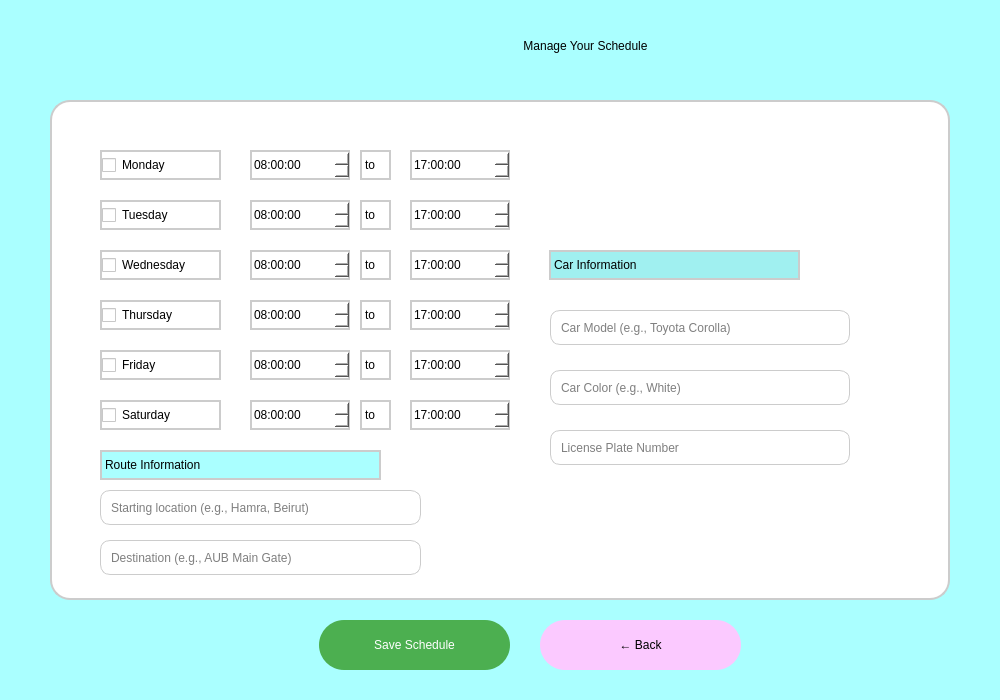
<?xml version="1.0" encoding="UTF-8"?>
<ui version="4.0">
 <class>Dialog</class>
 <widget class="QDialog" name="Dialog">
  <property name="geometry">
   <rect>
    <x>0</x>
    <y>0</y>
    <width>1000</width>
    <height>700</height>
   </rect>
  </property>
  <property name="windowTitle">
   <string>AUBus - Manage Driver Schedule</string>
  </property>
  <property name="styleSheet">
   <string notr="true">background-color: rgb(170, 255, 255);</string>
  </property>
  <widget class="QLabel" name="headerLabel">
   <property name="geometry">
    <rect>
     <x>300</x>
     <y>20</y>
     <width>571</width>
     <height>51</height>
    </rect>
   </property>
   <property name="styleSheet">
    <string notr="true">font: 63 24pt &quot;Sitka Heading Semibold&quot;; color: black;</string>
   </property>
   <property name="text">
    <string>Manage Your Schedule</string>
   </property>
   <property name="alignment">
    <set>Qt::AlignCenter</set>
   </property>
  </widget>
  <widget class="QWidget" name="scheduleCard" native="true">
   <property name="geometry">
    <rect>
     <x>50</x>
     <y>100</y>
     <width>900</width>
     <height>500</height>
    </rect>
   </property>
   <property name="styleSheet">
    <string notr="true">
     background-color: white;
     border-radius: 20px;
     border: 2px solid #cccccc;
    </string>
   </property>
   <widget class="QCheckBox" name="mondayCheck">
    <property name="geometry">
     <rect>
      <x>50</x>
      <y>50</y>
      <width>121</width>
      <height>30</height>
     </rect>
    </property>
    <property name="styleSheet">
     <string notr="true">font: 63 10pt &quot;Sitka Heading Semibold&quot;;</string>
    </property>
    <property name="text">
     <string>Monday</string>
    </property>
   </widget>
   <widget class="QTimeEdit" name="mondayStart">
    <property name="geometry">
     <rect>
      <x>200</x>
      <y>50</y>
      <width>100</width>
      <height>30</height>
     </rect>
    </property>
    <property name="styleSheet">
     <string notr="true">font: 63 10pt &quot;Sitka Heading Semibold&quot;;</string>
    </property>
    <property name="time">
     <time>
      <hour>8</hour>
      <minute>0</minute>
      <second>0</second>
     </time>
    </property>
   </widget>
   <widget class="QLabel" name="label">
    <property name="geometry">
     <rect>
      <x>310</x>
      <y>50</y>
      <width>31</width>
      <height>30</height>
     </rect>
    </property>
    <property name="styleSheet">
     <string notr="true">font: 63 12pt &quot;Sitka Heading Semibold&quot;;</string>
    </property>
    <property name="text">
     <string>to</string>
    </property>
   </widget>
   <widget class="QTimeEdit" name="mondayEnd">
    <property name="geometry">
     <rect>
      <x>360</x>
      <y>50</y>
      <width>100</width>
      <height>30</height>
     </rect>
    </property>
    <property name="styleSheet">
     <string notr="true">font: 63 10pt &quot;Sitka Heading Semibold&quot;;</string>
    </property>
    <property name="time">
     <time>
      <hour>17</hour>
      <minute>0</minute>
      <second>0</second>
     </time>
    </property>
   </widget>
   <widget class="QCheckBox" name="tuesdayCheck">
    <property name="geometry">
     <rect>
      <x>50</x>
      <y>100</y>
      <width>121</width>
      <height>30</height>
     </rect>
    </property>
    <property name="styleSheet">
     <string notr="true">font: 63 10pt &quot;Sitka Heading Semibold&quot;;</string>
    </property>
    <property name="text">
     <string>Tuesday</string>
    </property>
   </widget>
   <widget class="QTimeEdit" name="tuesdayStart">
    <property name="geometry">
     <rect>
      <x>200</x>
      <y>100</y>
      <width>100</width>
      <height>30</height>
     </rect>
    </property>
    <property name="time">
     <time>
      <hour>8</hour>
      <minute>0</minute>
      <second>0</second>
     </time>
    </property>
   </widget>
   <widget class="QLabel" name="label_2">
    <property name="geometry">
     <rect>
      <x>310</x>
      <y>100</y>
      <width>31</width>
      <height>30</height>
     </rect>
    </property>
    <property name="styleSheet">
     <string notr="true">font: 63 12pt &quot;Sitka Heading Semibold&quot;;</string>
    </property>
    <property name="text">
     <string>to</string>
    </property>
   </widget>
   <widget class="QTimeEdit" name="tuesdayEnd">
    <property name="geometry">
     <rect>
      <x>360</x>
      <y>100</y>
      <width>100</width>
      <height>30</height>
     </rect>
    </property>
    <property name="time">
     <time>
      <hour>17</hour>
      <minute>0</minute>
      <second>0</second>
     </time>
    </property>
   </widget>
   <widget class="QCheckBox" name="wednesdayCheck">
    <property name="geometry">
     <rect>
      <x>50</x>
      <y>150</y>
      <width>121</width>
      <height>30</height>
     </rect>
    </property>
    <property name="styleSheet">
     <string notr="true">font: 63 10pt &quot;Sitka Heading Semibold&quot;;</string>
    </property>
    <property name="text">
     <string>Wednesday</string>
    </property>
   </widget>
   <widget class="QTimeEdit" name="wednesdayStart">
    <property name="geometry">
     <rect>
      <x>200</x>
      <y>150</y>
      <width>100</width>
      <height>30</height>
     </rect>
    </property>
    <property name="time">
     <time>
      <hour>8</hour>
      <minute>0</minute>
      <second>0</second>
     </time>
    </property>
   </widget>
   <widget class="QLabel" name="label_3">
    <property name="geometry">
     <rect>
      <x>310</x>
      <y>150</y>
      <width>31</width>
      <height>30</height>
     </rect>
    </property>
    <property name="styleSheet">
     <string notr="true">font: 63 12pt &quot;Sitka Heading Semibold&quot;;</string>
    </property>
    <property name="text">
     <string>to</string>
    </property>
   </widget>
   <widget class="QTimeEdit" name="wednesdayEnd">
    <property name="geometry">
     <rect>
      <x>360</x>
      <y>150</y>
      <width>100</width>
      <height>30</height>
     </rect>
    </property>
    <property name="time">
     <time>
      <hour>17</hour>
      <minute>0</minute>
      <second>0</second>
     </time>
    </property>
   </widget>
   <widget class="QCheckBox" name="thursdayCheck">
    <property name="geometry">
     <rect>
      <x>50</x>
      <y>200</y>
      <width>121</width>
      <height>30</height>
     </rect>
    </property>
    <property name="styleSheet">
     <string notr="true">font: 63 10pt &quot;Sitka Heading Semibold&quot;;</string>
    </property>
    <property name="text">
     <string>Thursday</string>
    </property>
   </widget>
   <widget class="QTimeEdit" name="thursdayStart">
    <property name="geometry">
     <rect>
      <x>200</x>
      <y>200</y>
      <width>100</width>
      <height>30</height>
     </rect>
    </property>
    <property name="time">
     <time>
      <hour>8</hour>
      <minute>0</minute>
      <second>0</second>
     </time>
    </property>
   </widget>
   <widget class="QLabel" name="label_4">
    <property name="geometry">
     <rect>
      <x>310</x>
      <y>200</y>
      <width>31</width>
      <height>30</height>
     </rect>
    </property>
    <property name="styleSheet">
     <string notr="true">font: 63 12pt &quot;Sitka Heading Semibold&quot;;</string>
    </property>
    <property name="text">
     <string>to</string>
    </property>
   </widget>
   <widget class="QTimeEdit" name="thursdayEnd">
    <property name="geometry">
     <rect>
      <x>360</x>
      <y>200</y>
      <width>100</width>
      <height>30</height>
     </rect>
    </property>
    <property name="time">
     <time>
      <hour>17</hour>
      <minute>0</minute>
      <second>0</second>
     </time>
    </property>
   </widget>
   <widget class="QCheckBox" name="fridayCheck">
    <property name="geometry">
     <rect>
      <x>50</x>
      <y>250</y>
      <width>121</width>
      <height>30</height>
     </rect>
    </property>
    <property name="styleSheet">
     <string notr="true">font: 63 10pt &quot;Sitka Heading Semibold&quot;;</string>
    </property>
    <property name="text">
     <string>Friday</string>
    </property>
   </widget>
   <widget class="QTimeEdit" name="fridayStart">
    <property name="geometry">
     <rect>
      <x>200</x>
      <y>250</y>
      <width>100</width>
      <height>30</height>
     </rect>
    </property>
    <property name="time">
     <time>
      <hour>8</hour>
      <minute>0</minute>
      <second>0</second>
     </time>
    </property>
   </widget>
   <widget class="QLabel" name="label_5">
    <property name="geometry">
     <rect>
      <x>310</x>
      <y>250</y>
      <width>31</width>
      <height>30</height>
     </rect>
    </property>
    <property name="styleSheet">
     <string notr="true">font: 63 12pt &quot;Sitka Heading Semibold&quot;;</string>
    </property>
    <property name="text">
     <string>to</string>
    </property>
   </widget>
   <widget class="QTimeEdit" name="fridayEnd">
    <property name="geometry">
     <rect>
      <x>360</x>
      <y>250</y>
      <width>100</width>
      <height>30</height>
     </rect>
    </property>
    <property name="time">
     <time>
      <hour>17</hour>
      <minute>0</minute>
      <second>0</second>
     </time>
    </property>
   </widget>
   <widget class="QCheckBox" name="saturdayCheck">
    <property name="geometry">
     <rect>
      <x>50</x>
      <y>300</y>
      <width>121</width>
      <height>30</height>
     </rect>
    </property>
    <property name="styleSheet">
     <string notr="true">font: 63 10pt &quot;Sitka Heading Semibold&quot;;</string>
    </property>
    <property name="text">
     <string>Saturday</string>
    </property>
   </widget>
   <widget class="QTimeEdit" name="saturdayStart">
    <property name="geometry">
     <rect>
      <x>200</x>
      <y>300</y>
      <width>100</width>
      <height>30</height>
     </rect>
    </property>
    <property name="time">
     <time>
      <hour>8</hour>
      <minute>0</minute>
      <second>0</second>
     </time>
    </property>
   </widget>
   <widget class="QLabel" name="label_6">
    <property name="geometry">
     <rect>
      <x>310</x>
      <y>300</y>
      <width>31</width>
      <height>30</height>
     </rect>
    </property>
    <property name="styleSheet">
     <string notr="true">font: 63 12pt &quot;Sitka Heading Semibold&quot;;</string>
    </property>
    <property name="text">
     <string>to</string>
    </property>
   </widget>
   <widget class="QTimeEdit" name="saturdayEnd">
    <property name="geometry">
     <rect>
      <x>360</x>
      <y>300</y>
      <width>100</width>
      <height>30</height>
     </rect>
    </property>
    <property name="time">
     <time>
      <hour>17</hour>
      <minute>0</minute>
      <second>0</second>
     </time>
    </property>
   </widget>
   <widget class="QLabel" name="routeLabel">
    <property name="geometry">
     <rect>
      <x>50</x>
      <y>350</y>
      <width>281</width>
      <height>30</height>
     </rect>
    </property>
    <property name="styleSheet">
     <string notr="true">font: 63 14pt &quot;Sitka Heading Semibold&quot;;
background-color: rgb(170, 255, 255);</string>
    </property>
    <property name="text">
     <string>Route Information</string>
    </property>
   </widget>
   <widget class="QLineEdit" name="startLocation">
    <property name="geometry">
     <rect>
      <x>50</x>
      <y>390</y>
      <width>321</width>
      <height>35</height>
     </rect>
    </property>
    <property name="styleSheet">
     <string notr="true">
      font: 63 8pt &quot;Sitka Heading Semibold&quot;;
      border-radius: 10px;
      padding: 8px;
      border: 1px solid #cccccc;
     </string>
    </property>
    <property name="placeholderText">
     <string>Starting location (e.g., Hamra, Beirut)</string>
    </property>
   </widget>
   <widget class="QLineEdit" name="endLocation">
    <property name="geometry">
     <rect>
      <x>50</x>
      <y>440</y>
      <width>321</width>
      <height>35</height>
     </rect>
    </property>
    <property name="styleSheet">
     <string notr="true">
      font: 63 8pt &quot;Sitka Heading Semibold&quot;;
      border-radius: 10px;
      padding: 8px;
      border: 1px solid #cccccc;
     </string>
    </property>
    <property name="placeholderText">
     <string>Destination (e.g., AUB Main Gate)</string>
    </property>
   </widget>
   <widget class="QLabel" name="carLabel">
    <property name="geometry">
     <rect>
      <x>499</x>
      <y>150</y>
      <width>251</width>
      <height>30</height>
     </rect>
    </property>
    <property name="styleSheet">
     <string notr="true">font: 63 14pt &quot;Sitka Heading Semibold&quot;;
background-color: rgb(160, 240, 240);</string>
    </property>
    <property name="text">
     <string>Car Information</string>
    </property>
   </widget>
   <widget class="QLineEdit" name="carModel">
    <property name="geometry">
     <rect>
      <x>500</x>
      <y>210</y>
      <width>300</width>
      <height>35</height>
     </rect>
    </property>
    <property name="styleSheet">
     <string notr="true">
      font: 63 8pt &quot;Sitka Heading Semibold&quot;;
      border-radius: 10px;
      padding: 8px;
      border: 1px solid #cccccc;
     </string>
    </property>
    <property name="placeholderText">
     <string>Car Model (e.g., Toyota Corolla)</string>
    </property>
   </widget>
   <widget class="QLineEdit" name="carColor">
    <property name="geometry">
     <rect>
      <x>500</x>
      <y>270</y>
      <width>300</width>
      <height>35</height>
     </rect>
    </property>
    <property name="styleSheet">
     <string notr="true">
      font: 63 8pt &quot;Sitka Heading Semibold&quot;;
      border-radius: 10px;
      padding: 8px;
      border: 1px solid #cccccc;
     </string>
    </property>
    <property name="placeholderText">
     <string>Car Color (e.g., White)</string>
    </property>
   </widget>
   <widget class="QLineEdit" name="licensePlate">
    <property name="geometry">
     <rect>
      <x>500</x>
      <y>330</y>
      <width>300</width>
      <height>35</height>
     </rect>
    </property>
    <property name="styleSheet">
     <string notr="true">
      font: 63 8pt &quot;Sitka Heading Semibold&quot;;
      border-radius: 10px;
      padding: 8px;
      border: 1px solid #cccccc;
     </string>
    </property>
    <property name="placeholderText">
     <string>License Plate Number</string>
    </property>
   </widget>
  </widget>
  <widget class="QPushButton" name="saveButton">
   <property name="geometry">
    <rect>
     <x>319</x>
     <y>620</y>
     <width>191</width>
     <height>50</height>
    </rect>
   </property>
   <property name="styleSheet">
    <string notr="true">
     background-color: #4CAF50;
     border-radius: 25px;
     font: 63 14pt &quot;Sitka Heading Semibold&quot;;
     color: white;
    </string>
   </property>
   <property name="text">
    <string>Save Schedule</string>
   </property>
  </widget>
  <widget class="QPushButton" name="backButton">
   <property name="geometry">
    <rect>
     <x>540</x>
     <y>620</y>
     <width>201</width>
     <height>50</height>
    </rect>
   </property>
   <property name="styleSheet">
    <string notr="true">
     background-color: rgb(251, 201, 255);
     border-radius: 25px;
     font: 63 14pt &quot;Sitka Heading Semibold&quot;;
    </string>
   </property>
   <property name="text">
    <string>← Back</string>
   </property>
  </widget>
  <widget class="QLabel" name="statusLabel">
   <property name="geometry">
    <rect>
     <x>50</x>
     <y>650</y>
     <width>250</width>
     <height>30</height>
    </rect>
   </property>
   <property name="styleSheet">
    <string notr="true">
     font: 63 10pt &quot;Sitka Heading Semibold&quot;;
     color: green;
    </string>
   </property>
   <property name="text">
    <string/>
   </property>
  </widget>
 </widget>
 <resources/>
 <connections/>
</ui>
